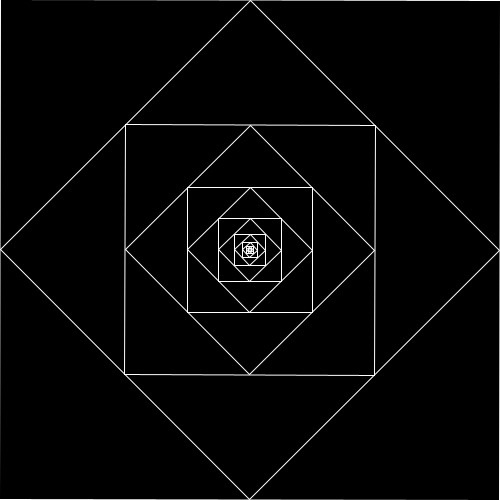
Frame 1 (no input)
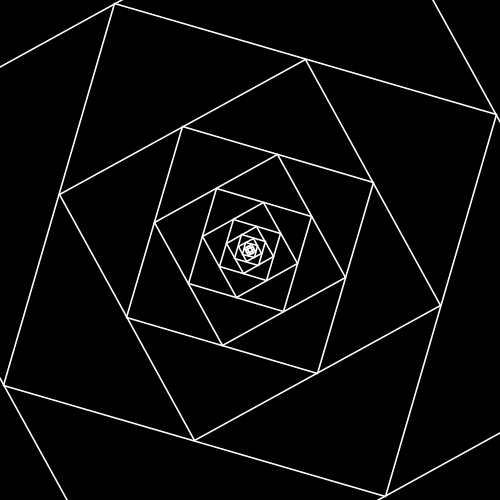
Frame 60 (the mouse pressed at the canvas centre just before this capture)
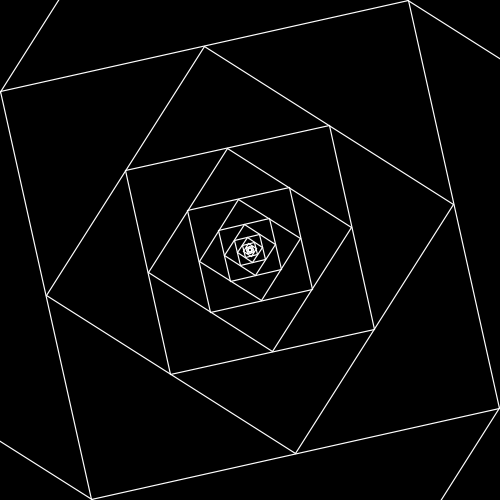
Frame 120 (the mouse held since frame 60 and released just before this capture)

The Processing sketch that drew these frames (run headless with seeded random() and noise(); from frame 60 on, the mouse is pressed at the canvas centre):

// Processing sketch: InlaidQuadrilateral
// ── InlaidQuadrilateral.pde
InlaidQuad Q;

float sc = 1;

void setup() {
  size(500, 500);

  Q = new InlaidQuad(0, 0, 0, height, width, height, width, 0, 15);
  Q = new InlaidQuad(-width/2, -height/2, -width/2, height/2, width/2, height/2, width/2, -height/2, 15);
}

void draw() {
  pushMatrix();
  translate(width/2, height/2);
  scale(sc);
  rotate(sc*PI);
  background(0);

  Q.display();
  popMatrix();
  
  sc+=0.01;
  
  if (sc > 2) {
    sc = 1;
  }
}

class InlaidQuad {
  float x1, y1, x2, y2, x3, y3, x4, y4;
  int level;

  InlaidQuad(float x1, float y1, float x2, float y2, float x3, float y3, float x4, float y4, int level) {
    this.x1 = x1;
    this.y1 = y1;
    this.x2 = x2;
    this.y2 = y2;
    this.x3 = x3;
    this.y3 = y3;
    this.x4 = x4;
    this.y4 = y4;
    this.level = level;
  }

  void display() {
    strokeWeight(1);
    stroke(255);
    noFill();
    quad(x1, y1, x2, y2, x3, y3, x4, y4);
    if (level > 0) {
      displaySubQuads();
    }
  }

  void displaySubQuads() {
    InlaidQuad I = new InlaidQuad((x1+x2)/2, (y1+y2)/2, (x2+x3)/2, (y2+y3)/2, (x3+x4)/2, (y3+y4)/2, (x4+x1)/2, (y4+y1)/2, level-1);

    I.display();
  }
}
